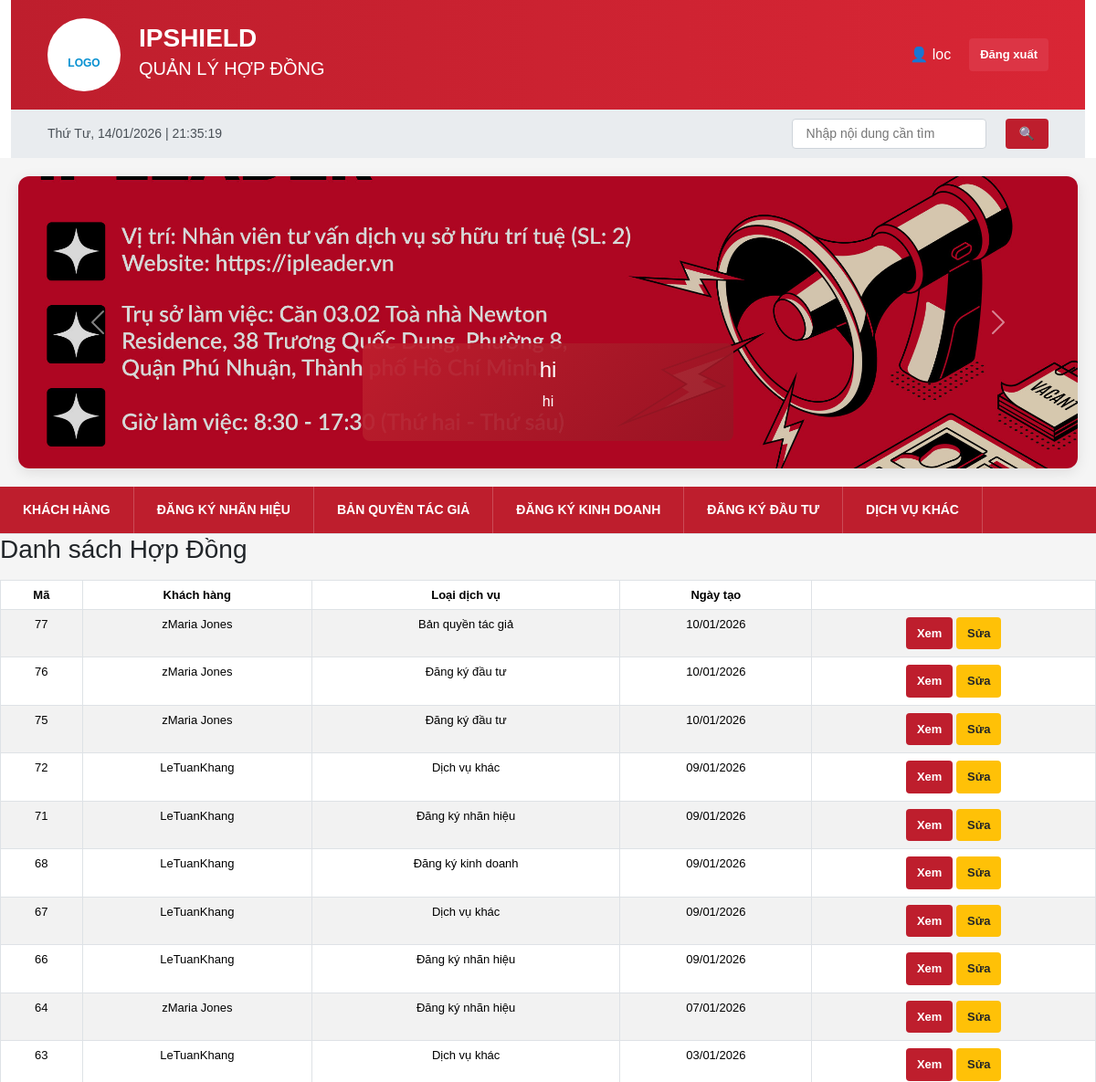
/contracts/ (signed in, upper part), run on an earlier commit of the app's database.
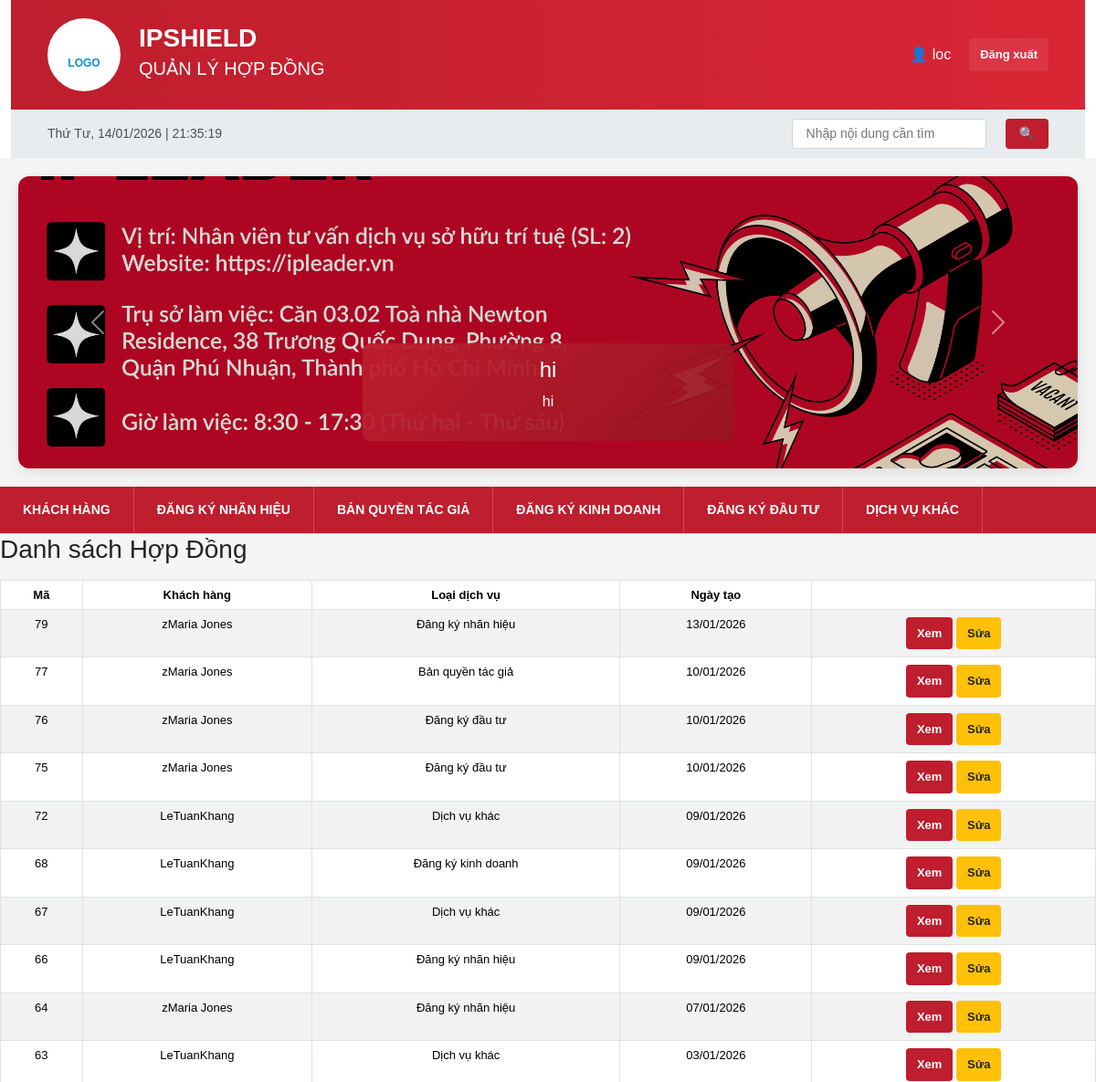
And on a later commit of the database.
### ipshieldapp/models.py (models this page shows, shortened)
class Slider(models.Model):
    title = models.CharField(max_length=255)
    description = models.CharField(max_length=255, blank=True)
    image = models.ImageField(upload_to='sliders/')
    is_active = models.BooleanField(default=True)

class Contract(models.Model):
    SERVICE_TYPE_CHOICES = (
        ('nhanhieu', 'Đăng ký nhãn hiệu'),
        ('banquyen', 'Bản quyền tác giả'),
        ('dkkd', 'Đăng ký kinh doanh'),
        ('dautu', 'Đăng ký đầu tư'),
        ('khac', 'Dịch vụ khác'),
    )
    CONTRACT_STATUS_CHOICES = (
        ('pending', 'Đang chờ xử lý'),
        ('processing', 'Đang xử lý'),
        ('completed', 'Hoàn thành'),
        ('paused', 'Ngưng'),
    )
    PAYMENT_TYPE_CHOICES = (
        ('full', 'Trả dứt điểm'),
        ('installment', 'Trả nhiều đợt'),
    )
    customer = models.ForeignKey(
        Customer,
        on_delete=models.CASCADE,
        related_name='contracts'
    )
    service_type = models.CharField(
        max_length=50,
        choices=SERVICE_TYPE_CHOICES
    )
    contract_no = models.CharField(max_length=50, unique=True)
    contract_value = models.DecimalField(
        max_digits=15,
        decimal_places=0,
        verbose_name='Giá trị hợp đồng'
    )
    payment_type = models.CharField(
        max_length=20,
        choices=PAYMENT_TYPE_CHOICES,
        verbose_name='Hình thức thanh toán'
    )
    prepaid_amount = models.DecimalField(
        max_digits=15,
        decimal_places=0,
        default=0,
        verbose_name='Số tiền trả trước'
    )
    payment_date = models.DateField(
        blank=True,
        null=True,
        verbose_name='Ngày thanh toán'
    )
    number_of_installments = models.PositiveIntegerField(
        default=1,
        verbose_name='Số đợt trả góp',
        help_text='Số lần trả góp (áp dụng khi chọn trả nhiều đợt)'
    )
    installment_interval_days = models.PositiveIntegerField(
        default=30,
        verbose_name='Khoảng cách giữa các đợt (ngày)',
        help_text='Số ngày giữa mỗi lần trả góp'
    )
    status = models.CharField(
        max_length=20,
        choices=CONTRACT_STATUS_CHOICES,
        default='pending'
    )
    created_at = models.DateTimeField(auto_now_add=True)
    updated_at = models.DateTimeField(default=timezone.now)
    class Meta:
        verbose_name = 'Hợp đồng'
        verbose_name_plural = 'Hợp đồng'
        indexes = [
            models.Index(fields=['contract_no']),
            models.Index(fields=['customer', 'status']),
            models.Index(fields=['created_at']),
        ]

class Customer(models.Model):
    CUSTOMER_TYPE_CHOICES = (
        ('personal', 'Cá nhân'),
        ('company', 'Doanh nghiệp'),
    )
    CUSTOMER_STATUS_CHOICES = (
        ('approved', 'Chờ duyệt'),
        ('pending', 'Đang xử lý'),
        ('completed', 'Hoàn tất'),
    )
    customer_type = models.CharField(
        max_length=20,
        choices=CUSTOMER_TYPE_CHOICES,
        default='personal',
        verbose_name='Loại khách hàng'
    )
    status = models.CharField(
        max_length=20,
        choices=CUSTOMER_STATUS_CHOICES,
        default='approved',
        verbose_name='Trạng thái'
    )
    customer_code = models.CharField(
        max_length=50,
        unique=True,
        verbose_name='Mã khách hàng'
    )
    name = models.CharField(
        max_length=255,
        verbose_name='Tên khách hàng'
    )
    address = models.CharField(
        max_length=255,
        verbose_name='Địa chỉ'
    )
    phone = models.CharField(
        max_length=20,
        validators=[phone_validator],
        verbose_name='Số điện thoại'
    )
    email = models.EmailField(
        verbose_name='Email'
    )
    cccd = models.CharField(
        max_length=20,
        validators=[number_validator],
        blank=True,
        null=True,
        verbose_name='Số CCCD'
    )
    tax_code = models.CharField(
        max_length=20,
        validators=[number_validator],
        blank=True,
        null=True,
        verbose_name='Mã số thuế'
    )
    manager = models.CharField(
        max_length=255,
        verbose_name='Người phụ trách'
    )
    position = models.CharField(
        max_length=100,
        verbose_name='Chức danh'
    )
    note = models.TextField(
        blank=True,
        null=True,
        verbose_name='Ghi chú'
    )
    created_at = models.DateTimeField(
        auto_now_add=True,
        verbose_name='Ngày tạo'
    )
    class Meta:
        verbose_name = 'Khách hàng'
        verbose_name_plural = 'Khách hàng'

### ipshieldapp/views.py (the view)
# urls.py: path("contracts/", views.contract_list, name="contract_list"),
def contract_list(request):
    contracts = Contract.objects.select_related("customer").order_by("-created_at")
    return render(request, "contract_list.html", {"contracts": contracts})

### ipshieldapp/context_processors.py (called while the page is built)
def global_sliders(request):
    return {
        'sliders': Slider.objects.filter(is_active=True)
    }

### templates/contract_list.html
{% extends "base.html" %}
{% block body_block %}
<h3 class="mb-3">Danh sách Hợp Đồng</h3>
<table class="table table-bordered table-striped">
    <thead>
        <tr>
            <th>Mã</th>
            <th>Khách hàng</th>
            <th>Loại dịch vụ</th>
            <th>Ngày tạo</th>
            <th></th>
        </tr>
    </thead>
    <tbody>
        {% for c in contracts %}
        <tr>
            <td>{{ c.id }}</td>
            <td>{{ c.customer.name }}</td>
            <td>{{ c.get_service_type_display }}</td>
            <td>{{ c.created_at|date:"d/m/Y" }}</td>
            <td>
                <a href="{% url 'contract_detail' c.id %}" class="btn btn-sm btn-info">Xem</a>
                <a href="{% url 'contract_edit' c.id %}" class="btn btn-sm btn-warning">Sửa</a>
            </td>
        </tr>
        {% empty %}
        <tr>
            <td colspan="5" class="text-center">Chưa có hợp đồng nào</td>
        </tr>
        {% endfor %}
    </tbody>
</table>
{% endblock %}

### templates/base.html (shortened to what this page needs)
{% load static %}
<head>
    <link href="https://cdn.jsdelivr.net/npm/bootstrap@5.3.8/dist/css/bootstrap.min.css" rel="stylesheet">
    <link href="{% static 'css/base.css' %}" rel="stylesheet">
</head>
    <div class="container">
        <div class="header">
            <div class="header-logo">
                <br>LOGO
            </div>
            <div class="header-title">
                <h1>IPSHIELD</h1>
                <h2>QUẢN LÝ HỢP ĐỒNG</h2>
            </div>
{% if user.is_authenticated %}
                    <span>
                        👤 {{ user.username }}
                    </span>
                    <a href="{% url 'logout' %}"
                       class="btn btn-sm btn-danger">
                        Đăng xuất
                    </a>
                {% endif %}
        </div>
                <div class="top-bar">
           <div id="realtime-clock"></div>
            <div class="language-selector d-flex align-items-center gap-3">
                 <input type="text" placeholder="Nhập nội dung cần tìm"
                    style="margin-left: 20px; padding: 5px 15px; border: 1px solid #ced4da; border-radius: 4px;">
                <button class="btn btn-primary" style="padding: 6px 15px; margin-left: 5px;">🔍</button>
            </div>
            </div>
        </div>
<div class="carousel-section" style="margin:20px; box-shadow:0 4px 15px rgba(0,0,0,0.1); border-radius:12px; overflow:hidden;">
    <div id="mainCarousel" class="carousel slide" data-bs-ride="carousel" data-bs-interval="3500">
        <div class="carousel-inner">
            {% for slider in sliders %}
            <div class="carousel-item {% if forloop.first %}active{% endif %}">
                <img src="{{ slider.image.url }}"
                     class="d-block w-100"
                     alt="{{ slider.title }}"
                     style="height:320px; object-fit:cover; filter:brightness(0.85);">
                <div class="carousel-caption d-none d-md-block"
                     style="background:linear-gradient(135deg, rgba(190,30,45,.95), rgba(150,20,35,.9));
                            padding:15px 30px;
                            border-radius:8px;
                            bottom:30px;
                            left:50%;
                            transform:translateX(-50%);
                            max-width:80%;">
                    <h4>{{ slider.title }}</h4>
                    <p>{{ slider.description }}</p>
                </div>
            </div>
            {% endfor %}
        </div>
        <button class="carousel-control-prev" type="button" data-bs-target="#mainCarousel" data-bs-slide="prev">
            <span class="carousel-control-prev-icon"></span>
        </button>
        <button class="carousel-control-next" type="button" data-bs-target="#mainCarousel" data-bs-slide="next">
            <span class="carousel-control-next-icon"></span>
        </button>
    </div>
</div>
{% if user.is_authenticated %}
<div class="nav-tabs">
    <a href="{% url 'home' %}" class="nav-tab">Khách hàng</a>
    <a href="{% url 'contract_search' %}" class="nav-tab">Đăng ký nhãn hiệu</a>
    <a href="{% url 'contract_copyright_search' %}" class="nav-tab">Bản quyền tác giả</a>
    <a href="{% url 'contract_business_search' %}" class="nav-tab">Ðăng ký kinh doanh</a>
    <a href="{% url 'contract_investment_search' %}" class="nav-tab">Ðăng ký đầu tư</a>
    <a href="{% url 'contract_other_service_search' %}" class="nav-tab">Dịch vụ khác</a>
</div>
{% endif %}
 {% block body_block %}
              {% endblock %}

What changed in the data, as far as the page shows it:
removed Contract: id "71", customer.name "LeTuanKhang", service_type "Đăng ký nhãn hiệu", created_at "09/01/2026"
added Contract: id "79", customer.name "zMaria Jones", service_type "Đăng ký nhãn hiệu", created_at "13/01/2026"
